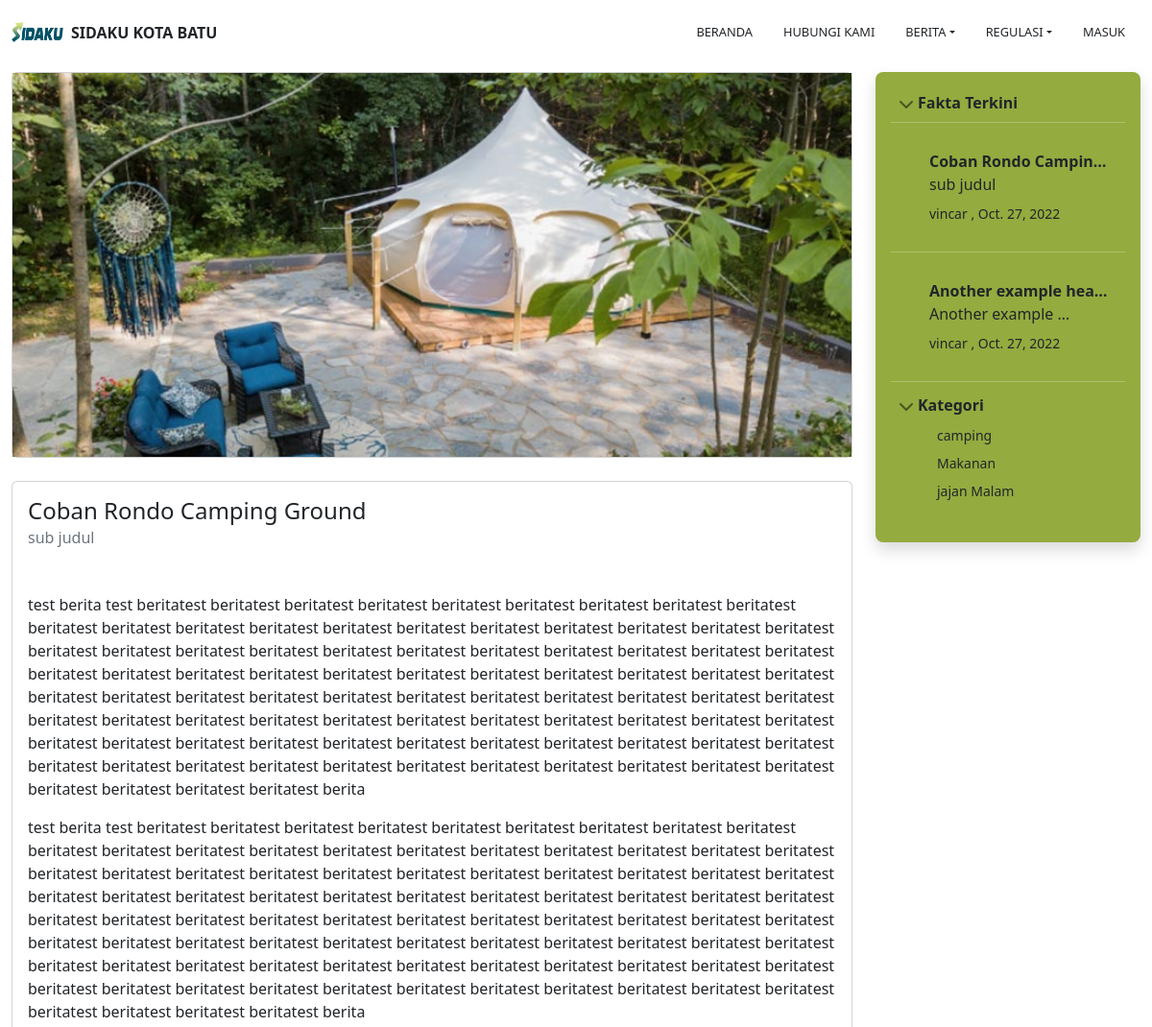
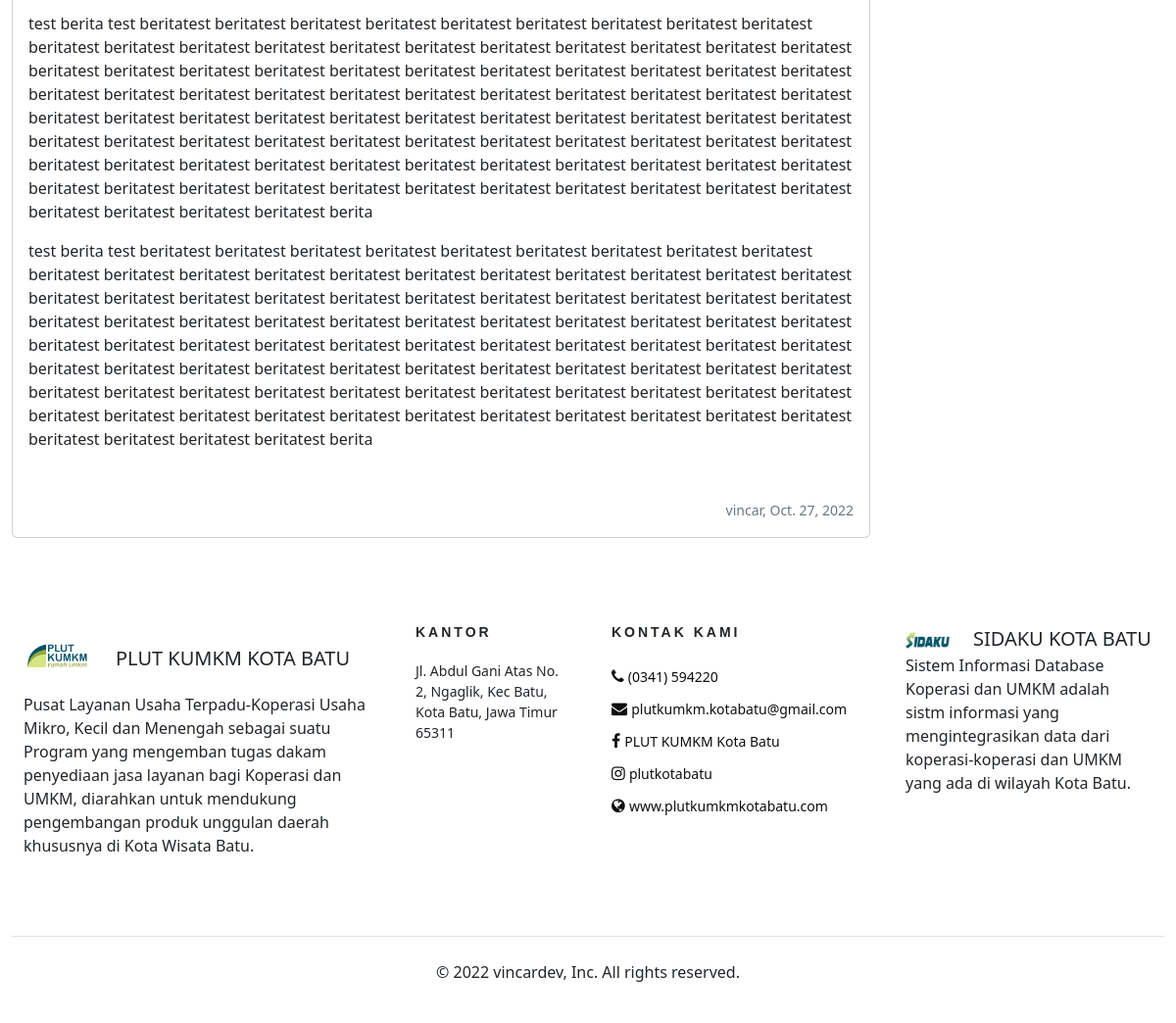
/berita/fakta-menarik/camping/coban-rondo-camping-ground, run on the app's committed database (2 pictures, top to bottom).
### companysetup/models.py (models this page shows, shortened)
class CompanySetupModel(models.Model):
    compName       = models.CharField(max_length=100)
    compLogo       = models.ImageField(upload_to= 'company/logo/', null=True, blank=True)
    compDesc       = models.TextField(max_length=350, null=True)
    compAddr       = models.TextField(max_length=350,null=True, blank=True)
    compPhone      = models.CharField(max_length=30, blank=True, null=True)
    compEmail      = models.EmailField(max_length=255, null=True, blank=True, unique=True)
    compFb         = models.CharField(max_length=150)
    compIg         = models.CharField(max_length=150)
    compWeb        = models.CharField(max_length=150)
    compAdm1       = models.CharField(max_length=30, blank=True, null=True)
    compAdm2       = models.CharField(max_length=30, blank=True, null=True)
    compAdmNm1     = models.CharField(max_length=30, blank=True, null=True)
    compAdmNm2     = models.CharField(max_length=30, blank=True, null=True)
    compAdmFt1     = models.ImageField(upload_to= 'company/adm/', null=True, blank=True)
    compAdmFt2     = models.ImageField(upload_to= 'company/adm/', null=True, blank=True)
    partName       = models.CharField(max_length=100)
    partLogo       = models.ImageField(upload_to= 'partner/logo/', null=True, blank=True)
    partDesc       = models.TextField(max_length=350, null=True)
    partAddr       = models.TextField(max_length=350,null=True, blank=True)
    created_by      = models.CharField(max_length=25,blank=True, null=True)
    created_date    = models.DateTimeField(auto_now_add=True)
    modified_by     = models.CharField(max_length=25,blank=True, null=True)
    modified_date   = models.DateTimeField(auto_now=True)

### articles/models.py (models this page shows, shortened)
class Article(models.Model):
    def image_upload_to(self, instance=None):
        if instance:
            return os.path.join("ArticleSeries", slugify(self.series.slug), slugify(self.article_slug), instance)
        return None
    title           = models.CharField(max_length=200)
    subtitle        = models.CharField(max_length=200, default="", blank=True)
    article_slug    =  AutoSlugField(populate_from='title', editable=True, unique=True, blank=True, null=True)
    content         = RichTextUploadingField(blank=True, default="")
    notes           = RichTextUploadingField(blank=True, default="")
    published       = models.DateTimeField("Date published", default=timezone.now)
    modified        = models.DateTimeField("Date modified", default=timezone.now)
    series          = models.ForeignKey(ArticleSeries, default="", verbose_name="Series", on_delete=models.SET_DEFAULT)
    author          = models.ForeignKey(get_user_model(), default=1, on_delete=models.SET_DEFAULT)
    image           = models.ImageField(default='default/no_image.jpg', upload_to=image_upload_to ,max_length=255)
    inheadline      = models.BooleanField(default=False)
    ineducate       = models.BooleanField(default=False)
    ingallery       = models.BooleanField(default=False)
    class Meta:
        verbose_name_plural = "Article"
        ordering = ['-published']

class ArticleSeries(models.Model):
    def image_upload_to(self, instance=None):
        if instance:
            return os.path.join("ArticleSeries", slugify(self.slug), instance)
        return None
    title       = models.CharField(max_length=200)
    subtitle    = models.CharField(max_length=200, default="", blank=True)
    slug        =  AutoSlugField(populate_from='title', editable=True, unique=True, blank=True, null=True)
    published   = models.DateTimeField("Date published", default=timezone.now)
    author      = models.ForeignKey(get_user_model(), default=1, on_delete=models.SET_DEFAULT)
    image       = models.ImageField(default='default/no_image.jpg', upload_to=image_upload_to ,max_length=255)
    class Meta:
        verbose_name_plural = "Series"
        ordering = ['-published']

### homepage/views.py (the view)
def single_fakta(request, series: str, article: str):
    matching_berita = Article.objects.filter(series__slug=series, article_slug=article).first()
    all_series = ArticleSeries.objects.all()
    breaking_news = Article.objects.filter(ineducate = True).order_by('-id')[:10]
    template = "berita/single_fakta.html"
    list_data = {
        'sub_active'        : 'fakta',
        'berita'            : matching_berita,
        'all_series'        : all_series,
        'breaking_news'     : breaking_news,
    }
    return render (request, template, list_data)

### homepage/templates/berita/single_fakta.html (shortened to what this page needs)
{% extends 'frontend/base/front_base.html' %}
{% load static %}
{% load humanize %}
{% load filter_home %}
{% block front_content %}
<div class="container-fluid">
    <div class="row mb-2 mt-2">
        <div class="col-lg-9">
            <div class="card mb-4">
                <img src="{{ berita.image.url }}" class="img-fluid " alt="image desc" width="100%"
                    data-stellar-ratio="0.1" style="max-height:400px; background-size:cover;object-fit: cover;">
            </div>
            <div class="card">
                <div class="card-body">
                    <h4 class="card-title">{{berita.title}}</h4>
                    <h6 class="card-subtitle text-muted">{{berita.subtitle}}</h6>
                </div>
                <div class="card-body">
                    <p class="card-text">{{berita.content | safe }}</p>
                </div>
                <div class="card-body text-end">
                    <small class="text-muted "> {{berita.author}},
                        {{ berita.published | date | striptags  }}</small>
                </div>
            </div>
        </div>
        <div class="col-lg-3 mb-2">
            <div class="flex-shrink-0 p-3 bg-green-3 rounded-3 shadow text-white">
                <div class="list-group" id="list-tab" role="tablist">
                    <ul class="list-unstyled ps-0">
                        <li class="mb-1">
                            <button
                                class="btn btn-toggle d-inline-flex align-items-center rounded border-0 text-dark collapsed"
                                data-bs-toggle="collapse" data-bs-target="#projas-collapse" aria-expanded="true">
                                Fakta Terkini
                            </button>
                            <div class="collapse show" id="projas-collapse">
                                <ul class="list-group btn-toggle-nav list-unstyled">
                                    {% for field in breaking_news %}
                                    <hr class="w-100 my-1">
                                    <li class="list-group-item align-items-start border-top py-0">
                                        <a href="{% url 'home:single_fakta' field.series.slug field.article_slug %}"
                                            class="text-decoration-none text-dark">
                                            <div class="ms-4 me-auto">
                                                <div class="fw-bold text-truncate" style="max-width:200px">
                                                    {{field.title}}</div>
                                                <span class="d-inline-block text-truncate" style="max-width:150px">
                                                    {{ field.subtitle }} </span> <br>
                                                <small> {{field.author}} ,
                                                    {{ field.published | date | striptags  }}</small>
                                            </div>
                                        </a>
                                    </li>
                                    {% endfor %}
                                    <hr class="w-100 my-1">
                                </ul>
                            </div>
                        </li>
                        <li class="mb-1">
                            <button
                                class="btn btn-toggle d-inline-flex align-items-center rounded border-0 text-dark  collapsed"
                                data-bs-toggle="collapse" data-bs-target="#dokor-collapse" aria-expanded="true">
                                Kategori
                            </button>
                            <div class="collapse show" id="dokor-collapse">
                                <ul class="btn-toggle-nav list-unstyled fw-normal pb-1 small">
                                    {% for series in all_series %}
                                    <li><a class="d-flex text-decoration-none rounded list-group-item text-dark"
                                            href="{% url 'home:list_series_fakta' series.slug  %}"> {{series.title}}</a></li>
                                    {% endfor %}
                                </ul>
                            </div>
                        </li>
                    </ul>
                </div>
            </div>
        </div>
    </div>
</div>
{% endblock  %}

### templates/frontend/base/front_header.html (shortened to what this page needs)
{% load static %}
<header class="py-3 mb-0 bg-white sticky-top ">
    <div class="container-fluid d-flex flex-wrap align-items-center justify-content-md-center justify-content-lg-between ">
        <a href="/" class="d-flex align-items-center col-md-4 col-lg-3 mb-2 mb-md-0 text-dark text-decoration-none gap-2">
            <img src="{{tables_company.partLogo.url}}" class="img-fluid" width="54" height="54">
            <span class="fw-semibold"> {{tables_company.partName}}</span>
        </a>
        <ul class="nav text-center col-12 col-md-auto col-lg-auto  mb-2 justify-content-md-end justify-content-lg-end  justify-content-center mb-md-0">
            <li><a href="/" class="nav-link px-3 link-dark " style="font-size:0.8rem;">BERANDA</a></li>
            <li><a href="{% url 'home:cont_us' %}" class="nav-link px-3 link-dark " style="font-size:0.8rem;">HUBUNGI KAMI</a></li>
            <li>
                <div class="dropdown">
                    <a type="button" class="nav-link px-3 link-dark dropdown-toggle" style="font-size:0.8rem;" data-bs-toggle="dropdown" aria-expanded="false">BERITA</a>
                </div>
            </li>
            <li>
                <div class="dropdown">
                    <a type="button" class="nav-link px-3 link-dark dropdown-toggle" style="font-size:0.8rem;" data-bs-toggle="dropdown" aria-expanded="false">REGULASI</a>
                </div>
            </li>
            {% if user.is_authenticated%}
                <li><a href="/sidaku_admin/" class="nav-link px-3 link-dark " style="font-size:0.8rem;">DASHBOARD </a>  </li>
                <li><a href="/signout/" class="nav-link px-3 link-dark " style="font-size:0.8rem;">SIGN OUT</a></li>
            {% else%}
                <li><a href="/sidaku_admin/" class="nav-link px-3 link-dark " style="font-size:0.8rem;">MASUK</a></li>
            {% endif %}
        </ul>
    </div>
</header>

### templates/frontend/base/front_footer.html (shortened to what this page needs)
{% load static %}
    <footer class="footer-section">
        <div class="container-fluid">
            <div class="footer-text">
                <div class="row">
                    <div class="col-lg-4">
                        <div class="ft-about">
                            <div class="logo container">
                                <div class="row">
                                    <div class="col-lg-3 align-self-center">
                                        <a href="/"  style="text-decoration: none;">
                                            {% if tables_company %}
                                                <img src=" {{tables_company.compLogo.url}}" class="img-fluid" >
                                            {% endif %}
                                        </a>
                                    </div>
                                    <div class="col-lg-9 align-self-center">
                                        {% if tables_company %}
                                            <span class="text-dark fs-5"> {{tables_company.compName}}</span>
                                        {% endif %}
                                    </div>
                                </div>
                                <div class="row">
                                    {% if tables_company %}
                                    <p class="text-dark">  {{tables_company.compDesc}}</p>
                                    {% endif %}
                                </div>
                            </div>
                        </div>
                    </div>
                    <div class="col-lg-2">
                        <div class="ft-contact">
                            <div class="container">
                                <div class="row">
                                    <h6  class="text-dark">Kantor </h6>
                                    <p class="text-dark small">
                                        {% if tables_company %}
                                            {{tables_company.compAddr}}
                                        {% endif %}
                                    </p>
                                </div>
                            </div>
                        </div>
                    </div>
                    <div class="col-lg-3">
                        <div class="ft-contact">
                            <div class="container">
                                <div class="row">
                                    <h6  class="text-dark">Kontak Kami</h6>
                                    <ul class="text-dark">
                                        {% if tables_company %}
                                        <li><i class="fa fa-phone"></i> <small> {{tables_company.compPhone}}</small></li>
                                        <li><i class="fa fa-envelope"></i> <small>  {{tables_company.compEmail}} </small></li>
                                        <li><i class="fa fa-facebook"></i> <small>  {{tables_company.compFb}}</small></li>
                                        <li><i class="fa fa-instagram"></i> <small>  {{tables_company.compIg}} </small></li>
                                        <li><i class="fa fa-globe"></i> <small>  {{tables_company.compWeb}} </small></li>
                                        {% endif %}
                                    </ul>
                                </div>
                            </div>
                        </div>
                    </div>
                    <div class="col-lg-3 ">
                        <div class="ft-about">
                            <div class="logo container">
                                <div class="row">
                                    <div class="col-lg-3 align-self-center">
                                        <a href="/"  style="text-decoration: none;">
                                        {% if tables_company %}
                                            <img src=" {{tables_company.partLogo.url}}" class="img-fluid" >
                                        {% endif %}
                                        </a>
                                    </div>
                                    <div class="col-lg-9 align-self-center">
                                        {% if tables_company %}
                                            <span class="text-dark fs-5"> {{tables_company.partName}}</span>
                                        {% endif %}
                                    </div>
                                </div>
                                <div class="row">
                                    <p class="text-dark">
                                        {% if tables_company %}
                                            {{tables_company.partDesc}}
                                        {% endif %}
                                    </p>
                                </div>
                            </div>
                        </div>
                    </div>
                </div>
            </div>
            <div class="d-flex flex-column flex-sm-row justify-content-center py-4 border-top  link-dark">
                <p>© 2022 vincardev, Inc. All rights reserved.</p>
            </div>
        </div>
    </footer>

### data on the page
CompanySetupModel: partLogo (picture), partName "SIDAKU KOTA BATU", compLogo (picture), compName "PLUT KUMKM KOTA BATU", compDesc "Pusat Layanan Usaha Terpadu-Koperasi Usaha Mikro, Kecil dan Menengah sebagai suatu Program yang mengemban tugas dakam penyediaan jasa layanan bagi Koperasi dan UMKM, diarahkan untuk mendukung pengembangan produk unggulan daerah khususnya di Kota Wisata Batu.", compAddr "Jl. Abdul Gani Atas No. 2, Ngaglik, Kec Batu, Kota Batu, Jawa Timur 65311", compPhone "(0341) 594220", compEmail "plutkumkm.kotabatu@gmail.com", compFb "PLUT KUMKM Kota Batu", compIg "plutkotabatu", compWeb "www.plutkumkmkotabatu.com", partDesc "Sistem Informasi Database Koperasi dan UMKM adalah sistm informasi yang mengintegrasikan data dari koperasi-koperasi dan UMKM yang ada di wilayah Kota Batu."
Article: image (picture), title "Coban Rondo Camping Ground", subtitle "sub judul", content "test berita test beritatest beritatest beritatest beritatest beritatest beritatest beritatest beritatest beritatest beritatest beritatest beritatest beritatest beritatest beritatest beritatest beritatest beritatest beritatest beritatest beritatest beritatest beritatest beritatest beritatest beritatest beritatest beritatest beritatest beritatest beritatest beritatest beritatest beritatest beritatest beritatest beritatest beritatest beritatest beritatest beritatest beritatest beritatest beritatest beritatest beritatest beritatest beritatest beritatest beritatest beritatest beritatest beritatest beritatest beritatest beritatest beritatest beritatest beritatest beritatest beritatest beritatest…", author "vincar", published "Oct. 27, 2022", title "Coban Rondo Campin…"
Article: title "Another example hea…", subtitle "Another example…", author "vincar", published "Oct. 27, 2022"
ArticleSeries: title "camping"
ArticleSeries: title "Makanan"
ArticleSeries: title "jajan Malam"
